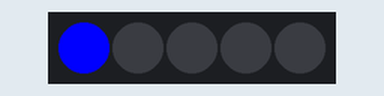
Recording of a sketch running on a simulated Arduino Uno, built with avr-gcc and run on an emulated ATmega328P. On the bench: 5 RGB LEDs in strip order, left to right.

Above: at 0.1 s.
At 1.1 s:
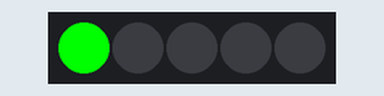
At 2.1 s:
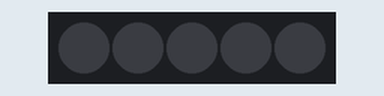
Timing chart, 0 to 130.0 s (numbered marks = the images above):
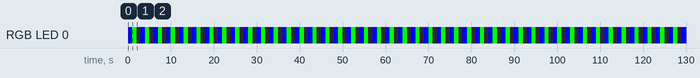

Measured:
- by itself, RGB LED 0: repeats every 3.0 s: RGB(0, 255, 0) 1.0 s, off 1.0 s, RGB(0, 0, 255) 1.0 s
- by itself, everything shown: repeats every 3.0 s, in 3 steps
- what the display in image 1 shows lasts 1.0 s, from 1.0 s to 2.0 s

The sketch:

pixelTestOne.ino
```cpp
#include <Adafruit_NeoPixel.h>   //include library

#define PIN            6  // Which pin on the Arduino is connected to the NeoPixels?
#define NUMPIXELS      5  // How many NeoPixels are attached to the Arduino?

// When we setup the NeoPixel library object, we tell it how many pixels, and which pin to use to send signals.
Adafruit_NeoPixel pixels = Adafruit_NeoPixel(NUMPIXELS, PIN, NEO_GRB + NEO_KHZ800);

void setup() {
  pixels.begin();                       // This initializes the NeoPixel library.
}

void loop() {

    pixels.setPixelColor(0, 0, 0, 255); //parameters are (LED number in chain, Red 0-255, Green 0-255, Blue 0-255)
    pixels.show();                      // This sends the updated pixel color to the hardware.
    delay(1000);                        // Delay for one second

    pixels.setPixelColor(0, 0, 255, 0);
    pixels.show();
    delay(1000);

    pixels.setPixelColor(0, 0, 0, 0);
    pixels.show();
    delay(1000);

}
```
